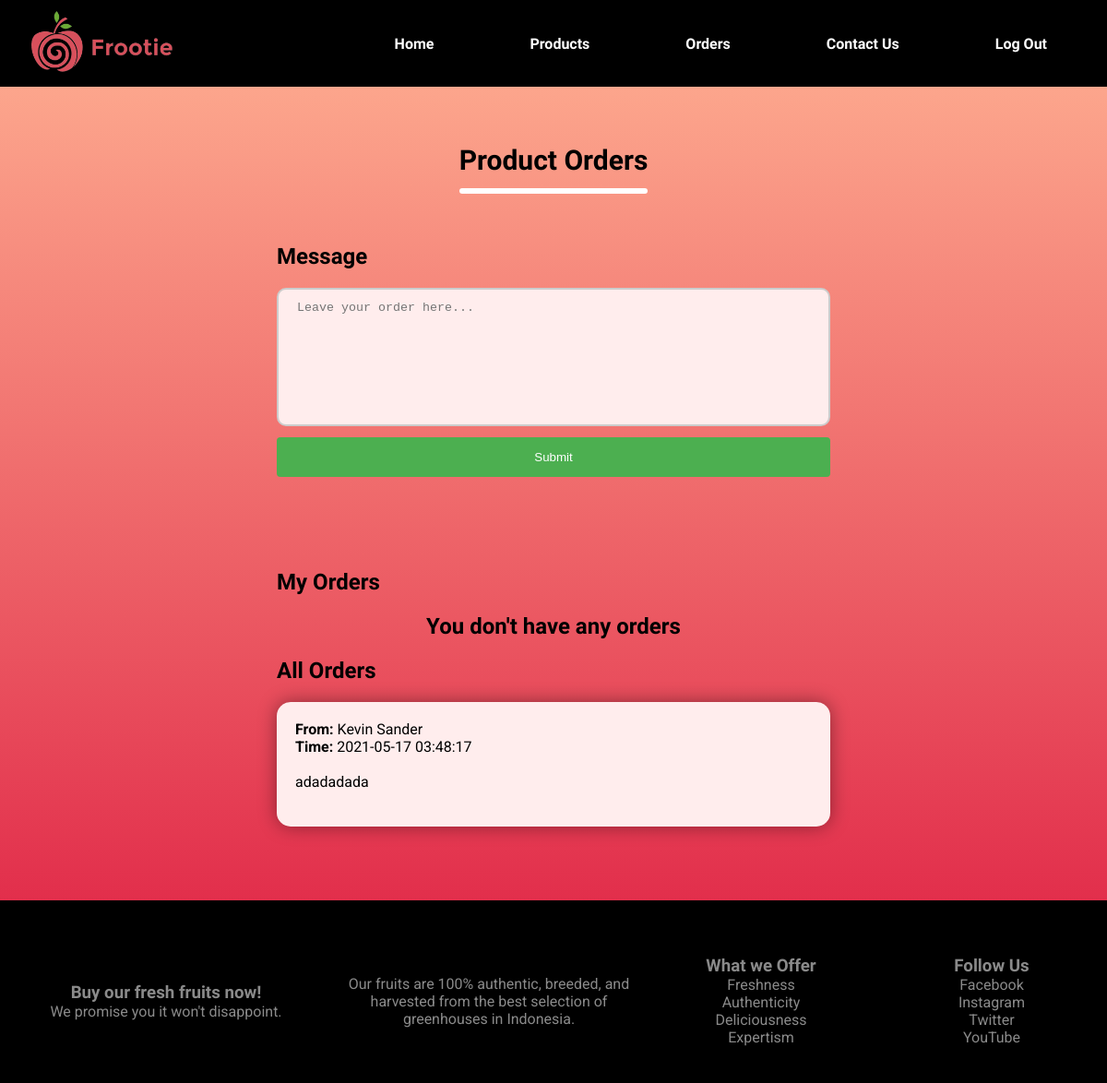
The app's page /order/order.php (signed in), older data.
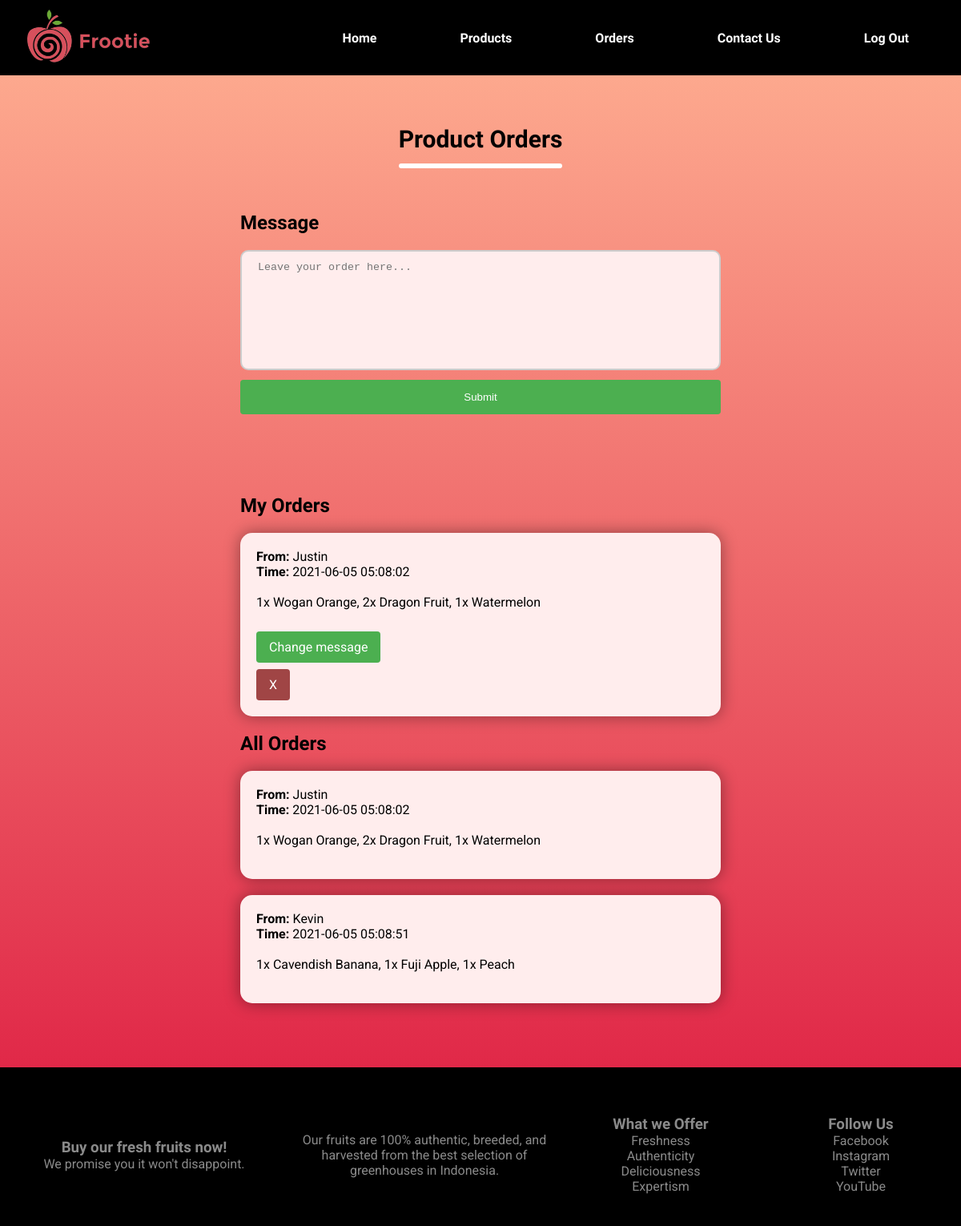
The same page, newer data.
### tables this page shows
CREATE TABLE `orders` (
  `order_id` int(11) NOT NULL,
  `user_id` int(11) NOT NULL,
  `date` timestamp NOT NULL DEFAULT current_timestamp() ON UPDATE current_timestamp(),
  `message` text NOT NULL
);

CREATE TABLE `users` (
  `user_id` int(11) NOT NULL,
  `name` varchar(200) NOT NULL,
  `password` varchar(256) NOT NULL,
  `email` varchar(200) NOT NULL,
  `status` varchar(30) NOT NULL
);

### order/order_controller.php (called while the page is built, shortened)
<?php
    function readData() {
        $conn = conn();
        $sql = "SELECT orders.order_id ,orders.user_id, orders.date, orders.message, users.name FROM orders JOIN users ON orders.user_id = users.user_id ";
        $result = $conn->query($sql);
        $datas = array();
        if ($result->num_rows > 0) {
            while ($row = $result->fetch_assoc()) {
                $temp['order_id'] = $row['order_id'];
                $temp['user_id'] = $row['user_id'];
                $temp['name'] = $row['name'];
                $temp['date'] = $row['date'];
                $temp['message'] = $row['message'];
                array_push($datas, $temp);
            }
        }
        return $datas;
    }

### order/order.php (the view, shortened to what this page needs)
<!doctype html>
<html lang="en">
<head>
    <?php include "../templates/head.php"?>
    <link rel="stylesheet" href="../css/order.css">
</head>
<body>
    <?php
    include "order_controller.php";
    include "../templates/navbar.php";
    $datas = readData(); ?>
    <div class="spaceTitle"></div>
    <h2 class="title title-order">Product Orders</h2>
    <div class="order-input">
    <?php if (isset($_SESSION['name'])) {  ?>
            <form method="post" action="order.php">
                <h2>Message</h2>
                <textarea name="message" placeholder="Leave your order here..."></textarea>
                <br>
                <input type="submit" value="Submit" name="submit">
            </form>
    <?php } ?>
    </div>
    <div class="orders">
        <?php if (isset($_SESSION['name'])) {  ?>
            <h2>My Orders</h2>
            <?php
            $haveOrder = false;
            foreach ($datas as $key => $data) {
                if ($data["user_id"] == $_SESSION["user_id"]) {
                    $haveOrder = true;?>
                    <div class="order-card">
                        <p><span>From: </span><?= $data["name"] ?></p>
                        <p><span>Time: </span><?= $data["date"] ?></p>
                        <br>
                        <p><?= $data["message"] ?></p>
                        <br>
                        <p><a class="button-change" href="order_update.php?order_id=<?= $data["order_id"] ?>">Change message</a>
                            <a class="button-delete" href="order_delete.php?order_id=<?= $data["order_id"] ?>">X</a>
                    </div>
                <?php } }
                if ($haveOrder == false) {?>
                    <h2 class="h2-message">You don't have any orders</h2>
                <?php } ?>
        <?php } ?>
        <h2>All Orders</h2>
        <?php
        foreach ($datas as $key => $data) { ?>
            <div class="order-card">
                <p><span>From: </span><?= $data["name"] ?></p>
                <p><span>Time: </span><?= $data["date"] ?></p>
                <br>
                <p><?= $data["message"] ?></p>
                <br>
            </div>
        <?php } ?>
    </div>
    <?php include "../templates/footer.php" ?>
</body>
</html>

Row changes from the older to the newer data that the page shows:
removed orders: user.name "Kevin Sander", date "2021-05-17 03:48:17", message "adadadada", shown under "All Orders"
added orders: user.name "Justin", date "2021-06-05 05:08:02", message "1x Wogan Orange, 2x Dragon Fruit, 1x Watermelon"
added orders: user.name "Kevin", date "2021-06-05 05:08:51", message "1x Cavendish Banana, 1x Fuji Apple, 1x Peach", shown under "All Orders"
Text that changed along with them:
text no longer shown: "You don't have any orders"
